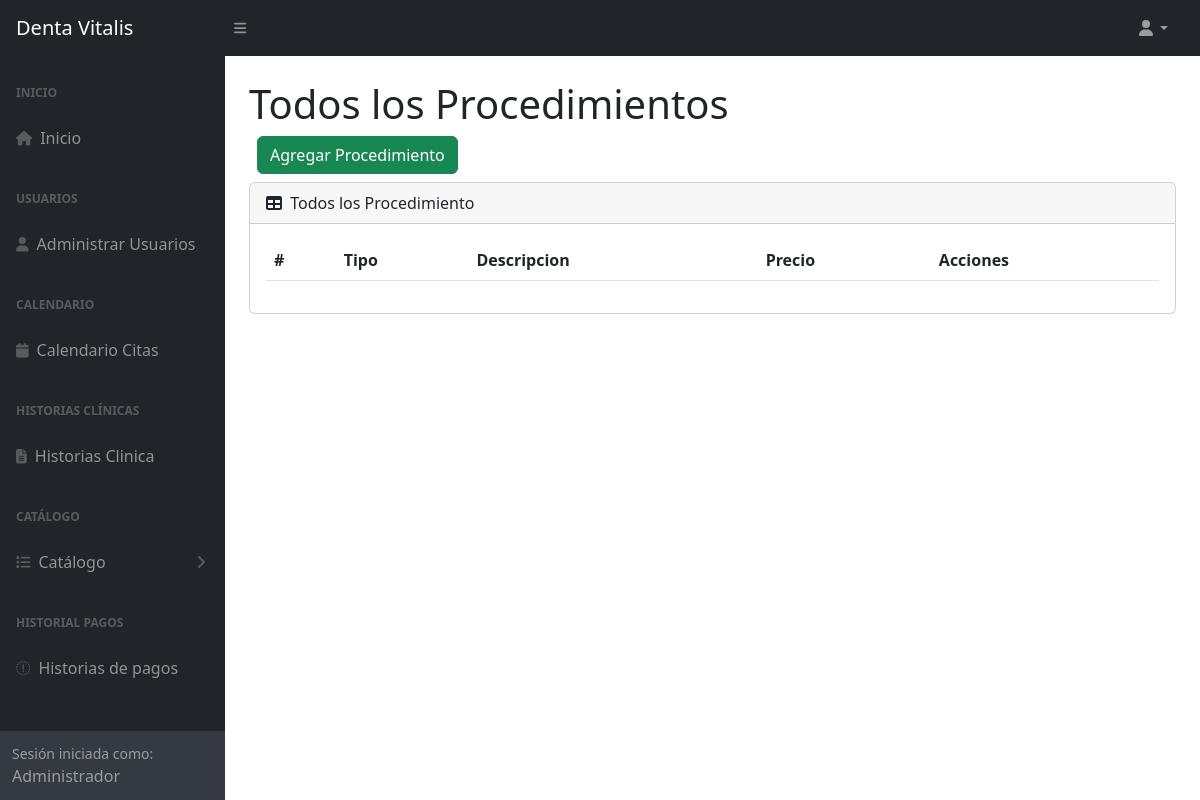
The page /procedimientos (signed in) on the database as committed earlier.
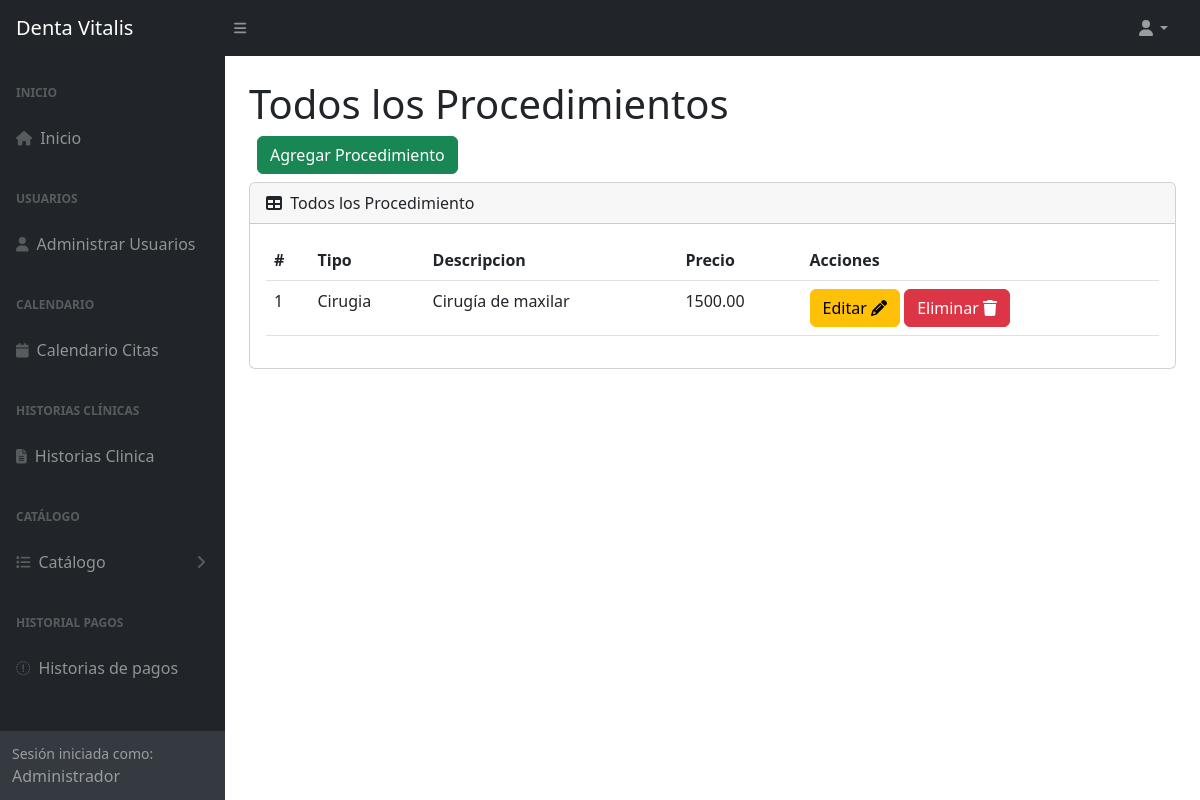
The same page on the database as committed later.
### tables this page shows
CREATE TABLE `tba_procedimiento`  (
  `IdProcedimiento` int NOT NULL AUTO_INCREMENT,
  `NombreProcedimiento` varchar(150) NOT NULL,
  `PrecioPromedio` decimal(10, 2) NOT NULL,
  `IdTipoProcedimiento` int NOT NULL,
  `FechaCreacion` datetime NOT NULL,
  `FechaActualizacion` datetime NOT NULL,
  PRIMARY KEY (`IdProcedimiento`) USING BTREE,
  INDEX `tba_procedimiento_fkTipoProcedimiento`(`IdTipoProcedimiento`) USING BTREE,
  CONSTRAINT `tba_procedimiento_fkTipoProcedimiento` FOREIGN KEY (`IdTipoProcedimiento`) REFERENCES `tba_tipoprocedimiento` (`IdTipoProcedimiento`) ON DELETE RESTRICT ON UPDATE RESTRICT
);

CREATE TABLE `tba_tipoprocedimiento`  (
  `IdTipoProcedimiento` int NOT NULL AUTO_INCREMENT,
  `NombreTipoProcedimiento` varchar(100) NOT NULL,
  PRIMARY KEY (`IdTipoProcedimiento`) USING BTREE
);

### controller/plantilla.controller.php (called while the page is built)
<?php
class ControllerPlantilla
{
  static public function ctrPlantilla()
  {
    include "view/plantilla.php";
  }
}

### index.php (called while the page is built, shortened)
<?php
require_once "controller/plantilla.controller.php";
require_once "controller/procedimientos.controller.php";
require_once "controller/gastos.controller.php";
require_once "model/procedimientos.model.php";
$plantilla = new ControllerPlantilla();
$plantilla -> ctrPlantilla();

### controller/procedimientos.controller.php (called while the page is built, shortened)
<?php
class ControllerProcedimientos
{
  public static function ctrMostrarProcedimientos()
  {
    $tabla = "tba_procedimiento";
    $listaProcedimientos = ModelProcedimientos::mdlMostrarProcedimientos($tabla);
    return $listaProcedimientos;
  }
}

### model/conexion.php (called while the page is built)
<?php
class Conexion
{
  static public function conn()
  {
    $link = new PDO("mysql:host=localhost;dbname=db_dentaVitalis","root","");
		$link->exec("set names utf8");
		return $link;
  }
}

### model/procedimientos.model.php (called while the page is built, shortened)
<?php
require_once "conexion.php";
class ModelProcedimientos
{
  public static function mdlMostrarProcedimientos($tabla)
  {
    $statement = Conexion::conn()->prepare("SELECT tba_procedimiento.IdProcedimiento, tba_procedimiento.NombreProcedimiento, tba_procedimiento.PrecioPromedio, tba_procedimiento.IdTipoProcedimiento, tba_tipoprocedimiento.NombreTipoProcedimiento FROM $tabla INNER JOIN tba_tipoprocedimiento ON tba_procedimiento.IdTipoProcedimiento = tba_tipoprocedimiento.IdTipoProcedimiento ORDER BY IdProcedimiento ASC");
    $statement -> execute();
    return $statement -> fetchAll();
  }
}

### view/modules/procedimientos.php (the view, shortened to what this page needs)
</div>
        </div>
        <div class="sb-sidenav-footer">
          <div class="small">Sesión iniciada como:</div>
          <?php echo $_SESSION["nombreUsuario"] ?>
        </div>
      </nav>
    </div>
    <div id="layoutSidenav_content">
      <main class="bg">
        <div class="container-fluid px-4">
          <h1 class="mt-4">Todos los Procedimientos</h1>
          <div class="d-flex m-2">
              <button type="button" class="btn btn-success" data-bs-toggle="modal" data-bs-target="#modalAgregarProcedimiento">
                Agregar Procedimiento
              </button>
            </div>
          <div class="card mb-4">
            <div class="card-header">
              <i class="fas fa-table me-1"></i>
              Todos los Procedimiento
            </div>
            <div class="card-body">
              <table id="datatablesSimple" class="data-table-Procedimiento table">
                <thead>
                  <tr>
                    <th>#</th>
                    <th>Tipo</th>
                    <th>Descripcion</th>
                    <th>Precio</th>
                    <th>Acciones</th>
                  </tr>
                </thead>
                <tbody>
                  <?php
                  $listaProcedimientos = ControllerProcedimientos::ctrMostrarProcedimientos();
                  foreach ($listaProcedimientos as $key => $value)
                  {
                    echo
                    '<tr>
                      <td>'.($key + 1).'</td>
                      <td>'.$value["NombreTipoProcedimiento"].'</td>
                      <td>'.$value["NombreProcedimiento"].'</td>
                      <td>'.$value["PrecioPromedio"].'</td>
                      <td>
                        <button class="btn btn-warning btnEditarProcedimiento" codProcedimiento="'.$value["IdProcedimiento"].'" data-bs-toggle="modal" data-bs-target="#modalEditarProcedimiento">Editar <i class="fa-solid fa-pencil"></i></button>
                        <button class="btn btn-danger btnEliminarProcedimiento" codProcedimiento="'.$value["IdProcedimiento"].'">Eliminar <i class="fa-solid fa-trash"></i></button>
                      </td>
                    </tr>';
                  }
                  ?>
                </tbody>
              </table>
            </div>
          </div>
        </div>
      </main>
    </div>
  </div>

Rows that differ between the two databases and show on the page:
added tba_procedimiento: IdTipoProcedimiento.NombreTipoProcedimiento "Cirugia", NombreProcedimiento "Cirugía de maxilar", PrecioPromedio "1500.00"
